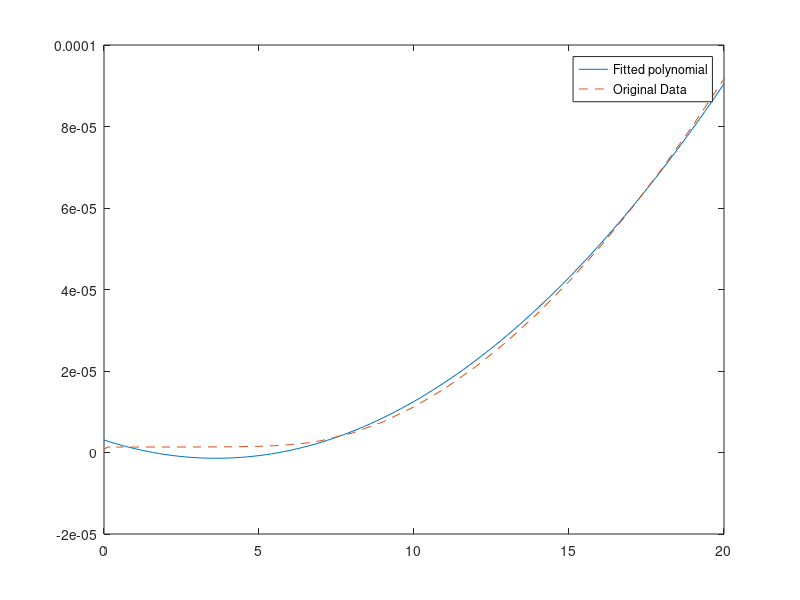

Recreate this plot in MATLAB.
data = load('SiTFTTRANSDK.txt');
xdata = data(:,1);
ydata = data(:,2);

p = polyfit(xdata, ydata, 2);

disp(p);

x = linspace(min(xdata),max(xdata),101);
y = polyval(p,x);

plot(x, y, '-', xdata, ydata, '--')
legend('Fitted polynomial', 'Original Data')
print -deps poly_fit_plot.eps

quit

